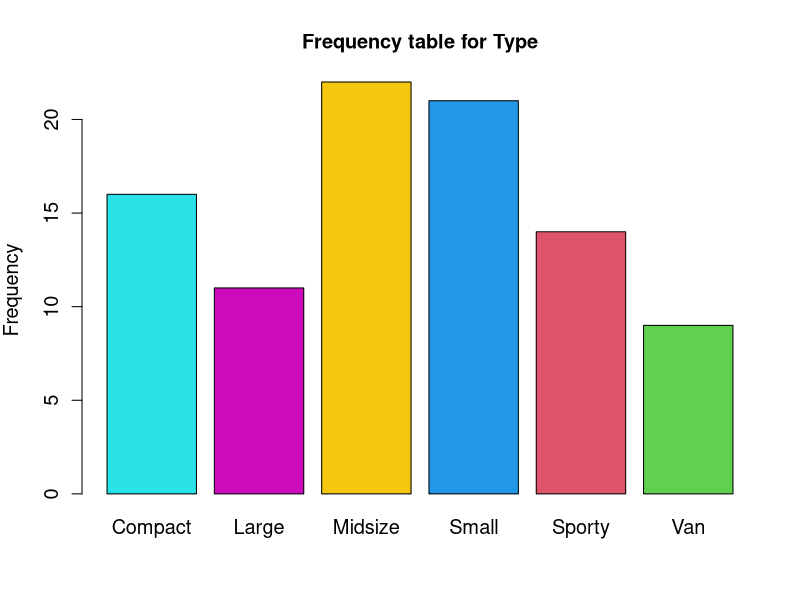
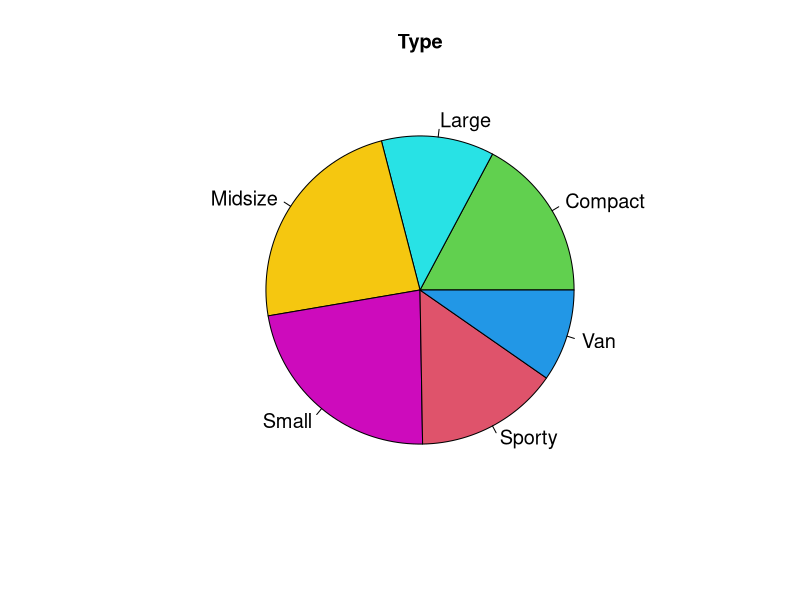
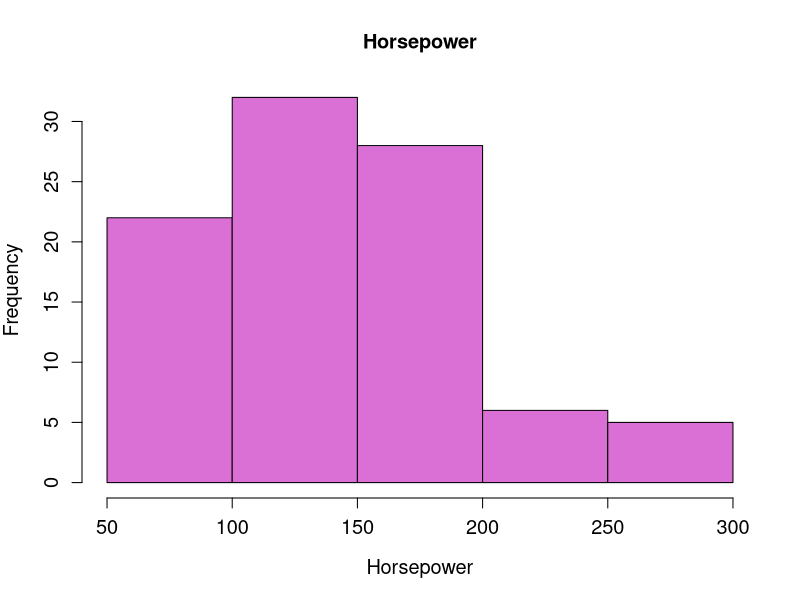
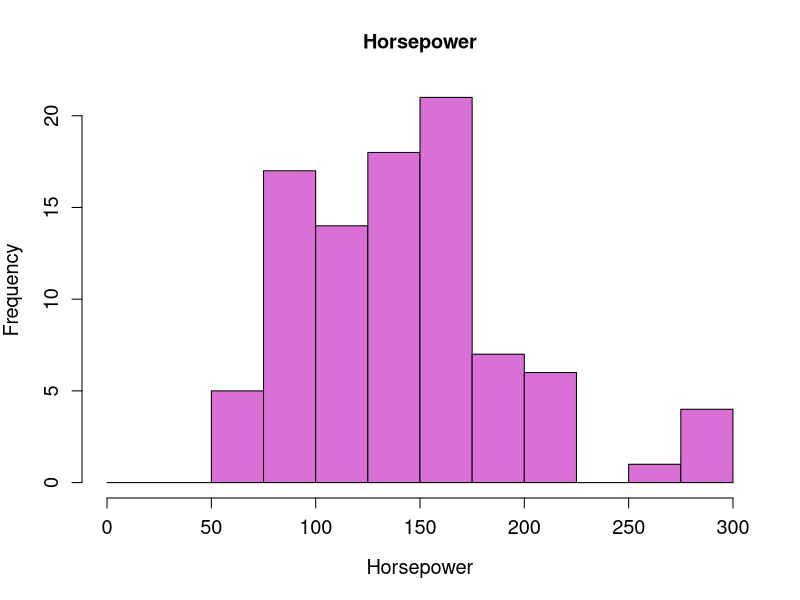
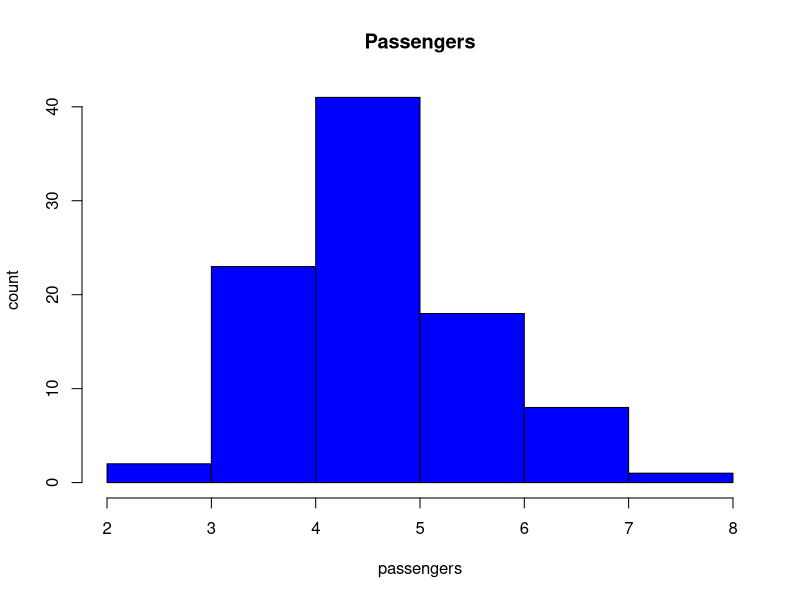
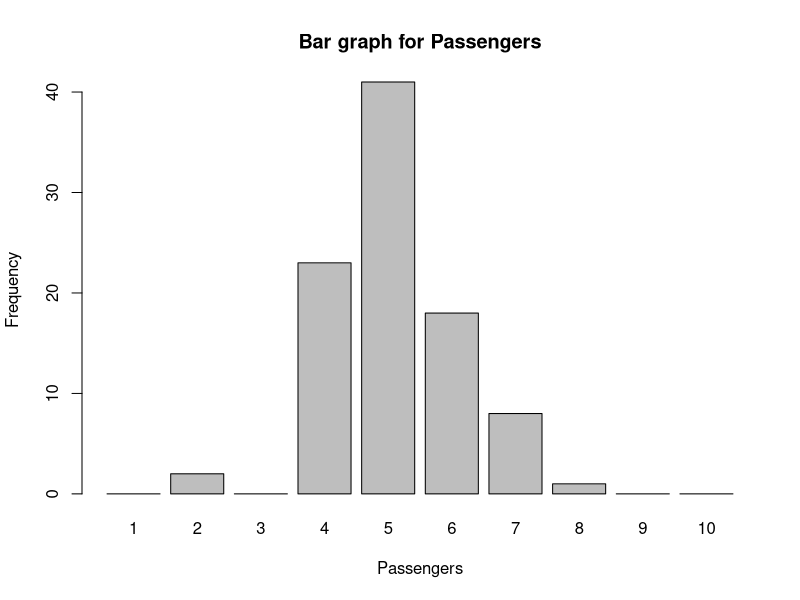
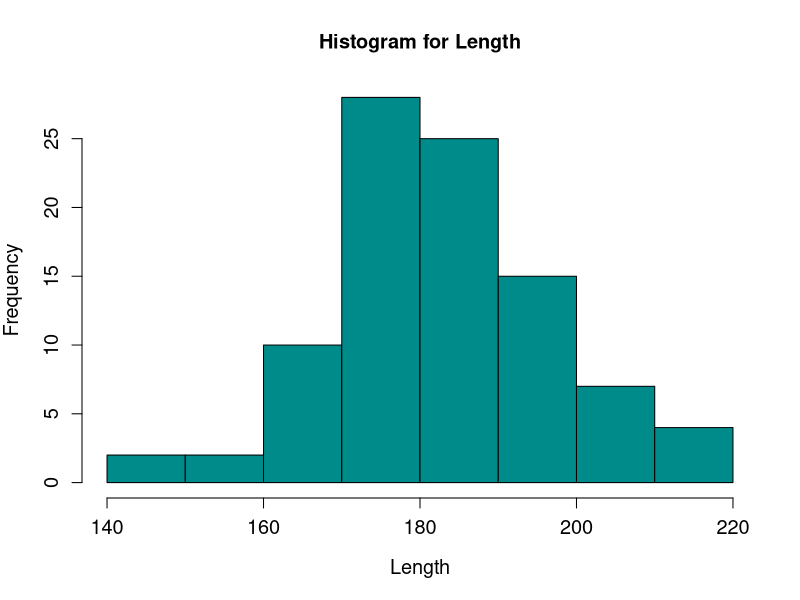

Reproduce these figures in R, in order.
## ---- chunk 1
# Your code goes here
## ---- chunk 2
library(MASS)
data(Cars93)
#importing excel 
#library(readxl)
#Cars93 <- read_excel("Downloads/Cars93.xlsx")
## ---- chunk 3
head(Cars93)
## ---- chunk 4
table(Cars93$Type) #frequency table
round(table(Cars93$Type)/nrow(Cars93),3) #relative frequency table
## ---- chunk 5
barplot(table(Cars93$Type), ylab="Frequency",cex.lab=1.2, cex.names=1.2, cex.axis=1.2, col=c(5,6,7,4,2,3), main="Frequency table for Type")
## ---- chunk 6
pie(table(Cars93$Type), main="Type", col=c(11,5,15,14,18,20), cex=1.2)
## ---- chunk 7
hist(Cars93$Horsepower, xlab="Horsepower",cex.lab=1.2, cex.axis=1.2, col="orchid", main="Horsepower")
## ---- chunk 8
hist(Cars93$Horsepower, xlab="Horsepower",cex.lab=1.2, cex.axis=1.2, col="orchid", main="Horsepower",breaks = seq( 0, 300, 25))
## ---- chunk 9
NROW(Cars93$Horsepower)
range(Cars93$Horsepower)
## ---- chunk 10

library(MASS)
head(Cars93)
hist(Cars93$Passengers, xlab="passengers",ylab="count", col="blue", main="Passengers")
## ---- chunk 11
barplot(table(factor(Cars93$Passengers,levels=1:10)), xlab="Passengers", ylab="Frequency",main="Bar graph for Passengers")
## ---- chunk 12
hist(Cars93$Length, xlab="Length",cex.lab=1.2, cex.axis=1.2, col="darkcyan", main="Histogram for Length")

## ---- chunk 13
mean(Cars93$Length)
median(Cars93$Length)
